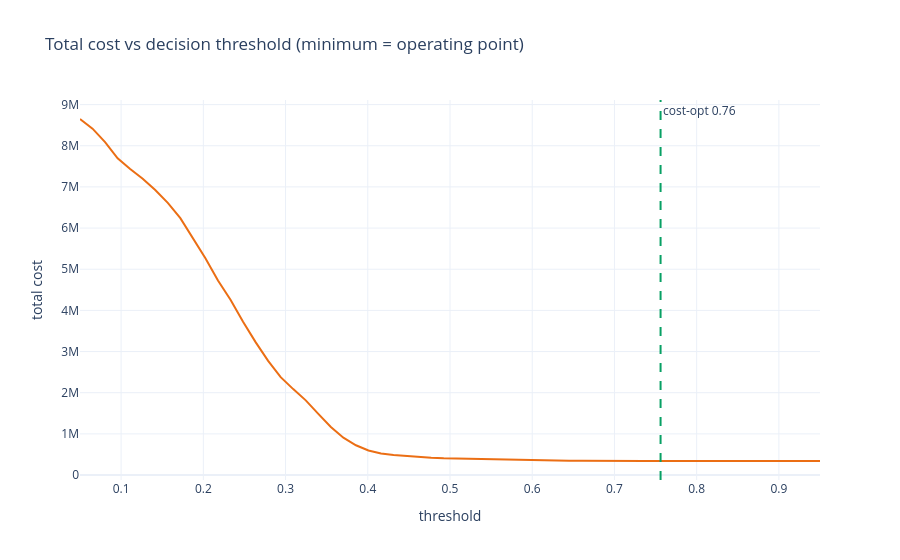

Notebook cell for this chart:
### Markdown cell above
## 4 - Cost-optimal operating point (not F1)

The decision on overbooking depends on how costly a miss would be (this varies highly and needs domain knowledge), so the decision threshold is**cost-minimising**, not F1-balanced (`src.scoring`). We tune it on the pooled OOS. The numbers below are dummies and can be changed - here it is more a visualisation, the app allows more dynamic adjustment.

### Code cell
thr = sc.cost_threshold_from_scores(yv, pv)
op = sc.cost_at_threshold(yv, pv, thr)
print(f"cost-optimal threshold = {thr:.3f}  (walk={sc.COST_WALK:.0f} / empty={sc.COST_EMPTY:.0f})")
print(f"  precision={op['precision']:.3f}  recall={op['recall']:.3f}  total_cost={op['total_cost']:,.0f}")
grid = np.linspace(0.05, 0.95, 60)
costs = [sc.cost_at_threshold(yv, pv, t)["total_cost"] for t in grid]
fig = go.Figure(go.Scatter(x=grid, y=costs, mode="lines", line=dict(color=BRAND["orange"])))
fig.add_vline(x=thr, line=dict(color=BRAND["green"], dash="dash"),
              annotation_text=f"cost-opt {thr:.2f}")
fig.update_layout(title="Total cost vs decision threshold (minimum = operating point)",
                  xaxis_title="threshold", yaxis_title="total cost")
fig.show()

### Figure 1 — Plotly figure (JSON) as saved in the notebook; plotly's stock layout.template omitted (floating-point values rounded to 4 significant figures)
{"data": [{"line": {"color": "#EB6E14"}, "mode": "lines", "type": "scatter", "x": [0.05, 0.06525, 0.08051, 0.09576, 0.111, 0.1263, 0.1415, 0.1568, 0.172, 0.1873, 0.2025, 0.2178, 0.2331, 0.2483, 0.2636, 0.2788, 0.2941, 0.3093, 0.3246, 0.3398, 0.3551, 0.3703, 0.3856, 0.4008, 0.4161, 0.4314, 0.4466, 0.4619, 0.4771, 0.4924, 0.5076, 0.5229, 0.5381, 0.5534, 0.5686, 0.5839, 0.5992, 0.6144, 0.6297, 0.6449, 0.6602, 0.6754, 0.6907, 0.7059, 0.7212, 0.7364, 0.7517, 0.7669, 0.7822, 0.7975, 0.8127, 0.828, 0.8432, 0.8585, 0.8737, 0.889, 0.9042, 0.9195, 0.9347, 0.95], "y": [8649700, 8414840, 8089600, 7694900, 7434660, 7198780, 6925700, 6611500, 6241820, 5764220, 5265960, 4728100, 4259340, 3721400, 3228460, 2772520, 2379280, 2087800, 1814520, 1486700, 1165980, 907740, 722840, 597540, 521180, 485460, 458320, 436520, 422640, 409020, 402220, 395760, 384180, 378940, 371420, 366120, 350720, 346900, 345940, 345640, 345500, 341400, 341480, 341560, 341560, 341560, 341560, 341040, 341040, 341040, 341040, 341040, 341040, 341040, 341040, 341040, 341040, 341040, 341040, 341040]}], "layout": {"annotations": [{"showarrow": false, "text": "cost-opt 0.76", "x": 0.7561, "xanchor": "left", "xref": "x", "y": 1, "yanchor": "top", "yref": "y domain"}], "shapes": [{"line": {"color": "#08A064", "dash": "dash"}, "type": "line", "x0": 0.7561, "x1": 0.7561, "xref": "x", "y0": 0, "y1": 1, "yref": "y domain"}], "title": {"text": "Total cost vs decision threshold (minimum = operating point)"}, "xaxis": {"title": {"text": "threshold"}}, "yaxis": {"title": {"text": "total cost"}}}}
